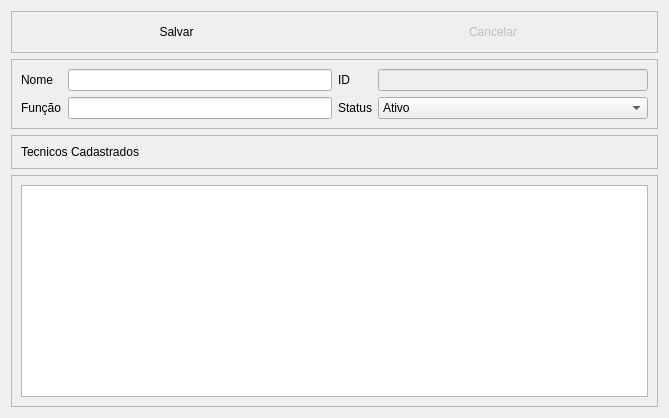
<?xml version="1.0" encoding="UTF-8"?>
<ui version="4.0">
 <class>tecnico</class>
 <widget class="QDialog" name="tecnico">
  <property name="geometry">
   <rect>
    <x>0</x>
    <y>0</y>
    <width>669</width>
    <height>418</height>
   </rect>
  </property>
  <property name="windowTitle">
   <string>Cadastro de tecnicos</string>
  </property>
  <property name="windowIcon">
   <iconset resource="img.qrc">
    <normaloff>:/newPrefix/images/technical.png</normaloff>:/newPrefix/images/technical.png</iconset>
  </property>
  <layout class="QVBoxLayout" name="verticalLayout">
   <item>
    <widget class="QFrame" name="frame_4">
     <property name="frameShape">
      <enum>QFrame::StyledPanel</enum>
     </property>
     <property name="frameShadow">
      <enum>QFrame::Raised</enum>
     </property>
     <layout class="QHBoxLayout" name="horizontalLayout_4">
      <item>
       <widget class="QPushButton" name="btSalvar">
        <property name="enabled">
         <bool>true</bool>
        </property>
        <property name="text">
         <string>Salvar</string>
        </property>
        <property name="icon">
         <iconset resource="img.qrc">
          <normaloff>:/newPrefix/images/button_ok.png</normaloff>:/newPrefix/images/button_ok.png</iconset>
        </property>
        <property name="flat">
         <bool>true</bool>
        </property>
       </widget>
      </item>
      <item>
       <widget class="QPushButton" name="btCancelar">
        <property name="enabled">
         <bool>false</bool>
        </property>
        <property name="text">
         <string>Cancelar</string>
        </property>
        <property name="icon">
         <iconset resource="img.qrc">
          <normaloff>:/newPrefix/images/button_cancel.png</normaloff>:/newPrefix/images/button_cancel.png</iconset>
        </property>
        <property name="flat">
         <bool>true</bool>
        </property>
       </widget>
      </item>
     </layout>
    </widget>
   </item>
   <item>
    <widget class="QFrame" name="frame">
     <property name="frameShape">
      <enum>QFrame::StyledPanel</enum>
     </property>
     <property name="frameShadow">
      <enum>QFrame::Raised</enum>
     </property>
     <layout class="QHBoxLayout" name="horizontalLayout">
      <item>
       <layout class="QFormLayout" name="formLayout_2">
        <property name="fieldGrowthPolicy">
         <enum>QFormLayout::AllNonFixedFieldsGrow</enum>
        </property>
        <item row="0" column="0">
         <widget class="QLabel" name="label">
          <property name="text">
           <string>Nome</string>
          </property>
         </widget>
        </item>
        <item row="0" column="1">
         <widget class="QLineEdit" name="EditNome">
          <property name="enabled">
           <bool>true</bool>
          </property>
         </widget>
        </item>
        <item row="1" column="0">
         <widget class="QLabel" name="label_2">
          <property name="text">
           <string>Função</string>
          </property>
         </widget>
        </item>
        <item row="1" column="1">
         <widget class="QLineEdit" name="EditFuncao">
          <property name="enabled">
           <bool>true</bool>
          </property>
         </widget>
        </item>
       </layout>
      </item>
      <item>
       <layout class="QFormLayout" name="formLayout_3">
        <property name="fieldGrowthPolicy">
         <enum>QFormLayout::AllNonFixedFieldsGrow</enum>
        </property>
        <item row="2" column="1">
         <widget class="QComboBox" name="comboStatus">
          <property name="enabled">
           <bool>true</bool>
          </property>
          <item>
           <property name="text">
            <string>Ativo</string>
           </property>
          </item>
          <item>
           <property name="text">
            <string>Inativo</string>
           </property>
          </item>
         </widget>
        </item>
        <item row="2" column="0">
         <widget class="QLabel" name="label_4">
          <property name="text">
           <string>Status</string>
          </property>
         </widget>
        </item>
        <item row="1" column="0">
         <widget class="QLabel" name="label_3">
          <property name="text">
           <string>ID</string>
          </property>
         </widget>
        </item>
        <item row="1" column="1">
         <widget class="QLineEdit" name="lineEdit">
          <property name="enabled">
           <bool>false</bool>
          </property>
         </widget>
        </item>
       </layout>
      </item>
     </layout>
    </widget>
   </item>
   <item>
    <widget class="QFrame" name="frame_2">
     <property name="frameShape">
      <enum>QFrame::StyledPanel</enum>
     </property>
     <property name="frameShadow">
      <enum>QFrame::Raised</enum>
     </property>
     <layout class="QHBoxLayout" name="horizontalLayout_2">
      <item>
       <widget class="QLabel" name="label_5">
        <property name="text">
         <string>Tecnicos Cadastrados</string>
        </property>
       </widget>
      </item>
     </layout>
    </widget>
   </item>
   <item>
    <widget class="QFrame" name="frame_3">
     <property name="frameShape">
      <enum>QFrame::StyledPanel</enum>
     </property>
     <property name="frameShadow">
      <enum>QFrame::Raised</enum>
     </property>
     <layout class="QHBoxLayout" name="horizontalLayout_3">
      <item>
       <widget class="QTableView" name="tabela"/>
      </item>
     </layout>
    </widget>
   </item>
  </layout>
 </widget>
 <resources>
  <include location="img.qrc"/>
 </resources>
 <connections/>
</ui>
